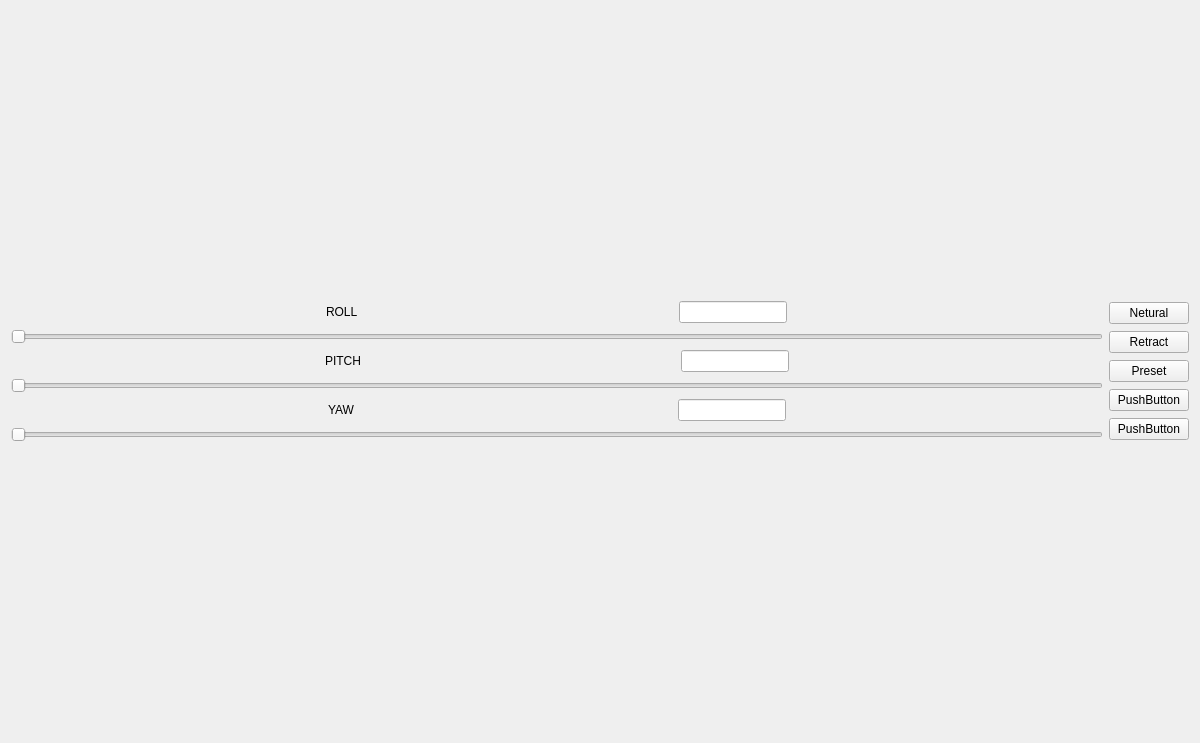
<?xml version="1.0" encoding="UTF-8"?>
<ui version="4.0">
 <class>LabelWindow</class>
 <widget class="QWidget" name="LabelWindow">
  <property name="geometry">
   <rect>
    <x>0</x>
    <y>0</y>
    <width>1200</width>
    <height>743</height>
   </rect>
  </property>
  <property name="windowTitle">
   <string>Gimbal control</string>
  </property>
  <layout class="QVBoxLayout" name="verticalLayout">
   <item>
    <layout class="QVBoxLayout" name="verticalLayout_2">
     <item>
      <layout class="QHBoxLayout" name="horizontalLayout">
       <item>
        <layout class="QVBoxLayout" name="la_rpy_control">
         <item>
          <layout class="QHBoxLayout" name="horizontalLayout_2">
           <item>
            <widget class="QLabel" name="la_roll">
             <property name="sizePolicy">
              <sizepolicy hsizetype="Fixed" vsizetype="Fixed">
               <horstretch>0</horstretch>
               <verstretch>0</verstretch>
              </sizepolicy>
             </property>
             <property name="text">
              <string>ROLL</string>
             </property>
            </widget>
           </item>
           <item>
            <widget class="QLineEdit" name="txt_roll">
             <property name="sizePolicy">
              <sizepolicy hsizetype="Fixed" vsizetype="Fixed">
               <horstretch>0</horstretch>
               <verstretch>0</verstretch>
              </sizepolicy>
             </property>
             <property name="readOnly">
              <bool>true</bool>
             </property>
            </widget>
           </item>
          </layout>
         </item>
         <item>
          <widget class="QSlider" name="slider_roll">
           <property name="orientation">
            <enum>Qt::Horizontal</enum>
           </property>
          </widget>
         </item>
         <item>
          <layout class="QHBoxLayout" name="horizontalLayout_3">
           <item>
            <widget class="QLabel" name="la_pitch">
             <property name="sizePolicy">
              <sizepolicy hsizetype="Fixed" vsizetype="Fixed">
               <horstretch>0</horstretch>
               <verstretch>0</verstretch>
              </sizepolicy>
             </property>
             <property name="text">
              <string>PITCH</string>
             </property>
            </widget>
           </item>
           <item>
            <widget class="QLineEdit" name="txt_pitch">
             <property name="sizePolicy">
              <sizepolicy hsizetype="Fixed" vsizetype="Fixed">
               <horstretch>0</horstretch>
               <verstretch>0</verstretch>
              </sizepolicy>
             </property>
             <property name="readOnly">
              <bool>true</bool>
             </property>
            </widget>
           </item>
          </layout>
         </item>
         <item>
          <widget class="QSlider" name="slider_pitch">
           <property name="orientation">
            <enum>Qt::Horizontal</enum>
           </property>
          </widget>
         </item>
         <item>
          <layout class="QHBoxLayout" name="horizontalLayout_4">
           <item>
            <widget class="QLabel" name="la_yaw">
             <property name="sizePolicy">
              <sizepolicy hsizetype="Fixed" vsizetype="Fixed">
               <horstretch>0</horstretch>
               <verstretch>0</verstretch>
              </sizepolicy>
             </property>
             <property name="text">
              <string>YAW</string>
             </property>
            </widget>
           </item>
           <item>
            <widget class="QLineEdit" name="txt_yaw">
             <property name="sizePolicy">
              <sizepolicy hsizetype="Fixed" vsizetype="Fixed">
               <horstretch>0</horstretch>
               <verstretch>0</verstretch>
              </sizepolicy>
             </property>
             <property name="readOnly">
              <bool>true</bool>
             </property>
            </widget>
           </item>
          </layout>
         </item>
         <item>
          <widget class="QSlider" name="slider_yaw">
           <property name="orientation">
            <enum>Qt::Horizontal</enum>
           </property>
          </widget>
         </item>
        </layout>
       </item>
       <item>
        <layout class="QVBoxLayout" name="verticalLayout_3">
         <item>
          <widget class="QPushButton" name="cmd_neutral">
           <property name="text">
            <string>Netural</string>
           </property>
          </widget>
         </item>
         <item>
          <widget class="QPushButton" name="cmd_retract">
           <property name="text">
            <string>Retract</string>
           </property>
          </widget>
         </item>
         <item>
          <widget class="QPushButton" name="cmd_preset">
           <property name="text">
            <string>Preset</string>
           </property>
          </widget>
         </item>
         <item>
          <widget class="QPushButton" name="pushButton_5">
           <property name="text">
            <string>PushButton</string>
           </property>
          </widget>
         </item>
         <item>
          <widget class="QPushButton" name="pushButton_2">
           <property name="text">
            <string>PushButton</string>
           </property>
          </widget>
         </item>
        </layout>
       </item>
      </layout>
     </item>
    </layout>
   </item>
  </layout>
 </widget>
 <resources/>
 <connections/>
</ui>
